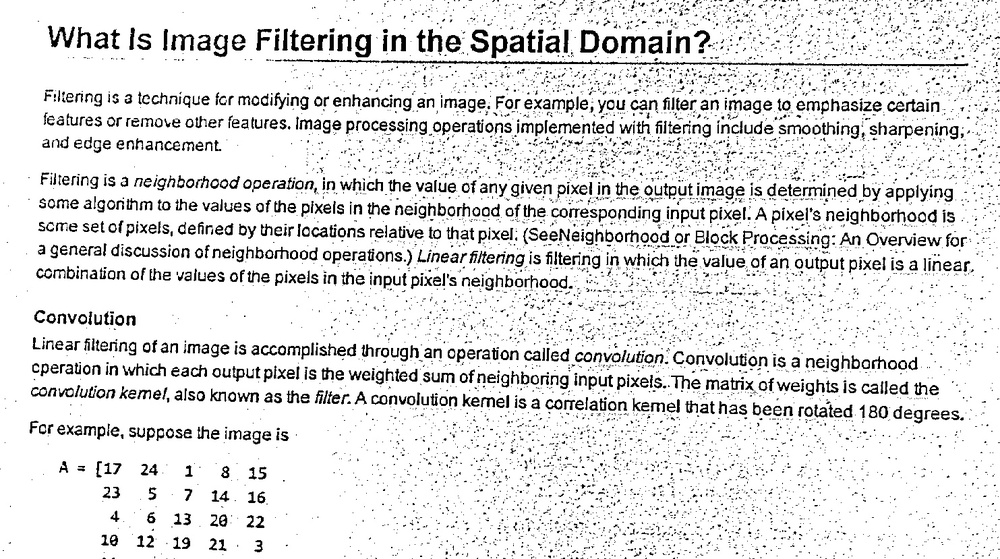
#> input picture Equali Histo/resThresholding.jpg, 1000 x 559 px, shrunk from 1483 x 829 before the run
$ python equa.py
#> lines starting #> are read from the running program, lines starting #| are printed output that depends on the picture
import cv2
import numpy as np
from matplotlib import pyplot as plt
import math

fig,axs=plt.subplots(1,4)
def equali(name):
    img1=cv2.imread(name, cv2.IMREAD_GRAYSCALE)
    axs[0].imshow(cv2.cvtColor(img1,cv2.COLOR_BGR2RGB))
    hist=cv2.calcHist([img1], [0], None, [256], [0, 256])
    axs[1].plot(hist)
    height, width=img1.shape
    s=[]
    L=256
    p_n=0
    for i in range(L):
        p_n=p_n+ (hist[i]/(height*width))
        s.append(math.floor((L-1)*(p_n)))
    return s


def histog(name):
#> called with name = 'resThresholding.jpg'
    img1=cv2.imread(name, cv2.IMREAD_GRAYSCALE)
#> img1 is the input picture: shape (559, 1000); min 0, max 255, mean 226.2
    height, width=img1.shape
#> height = 559; width = 1000
    s=equali(name)
#> in equali, `hist=cv2.calcHist([img1], [0], None, [256], [0, 256])`: hist = 256 values, max 260778 at index 255, min 225 at index 64, mean 2183.6
#> the loop in equali, `for i in range(L):` made 256 passes
#> p_n on passes 1 to 3: [0.0206], [0.0274], [0.032]
#> after the loop in equali, `for i in range(L):`: p_n = [1]; s = 256 values from 5 to 255
#> s = 256 values from 5 to 255
    for i in range(height):
        for j in range(width):
            c=img1[i][j]
            img1[i][j]=s[c]
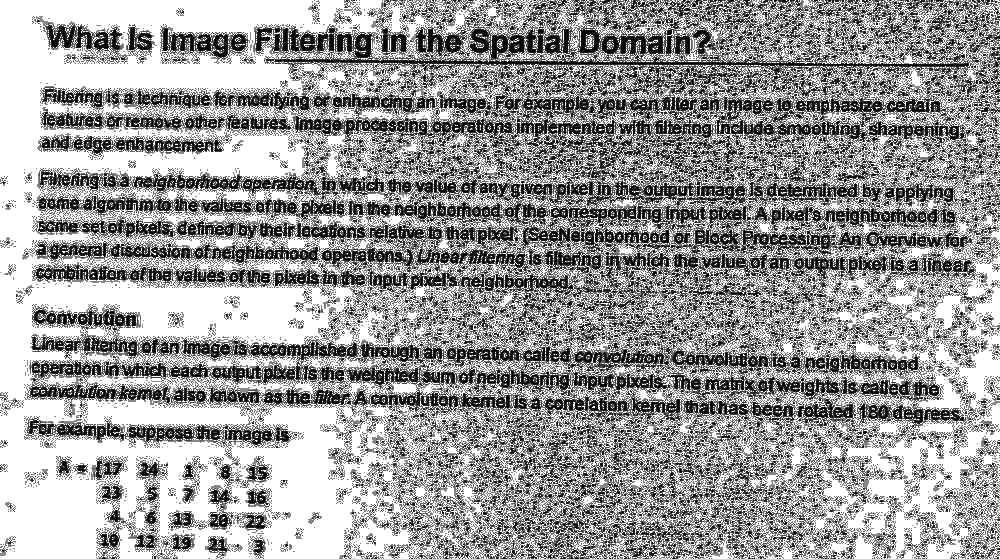
#> img1: shape (559, 1000); min 5, max 255, mean 158.1

    axs[3].imshow(cv2.cvtColor(img1,cv2.COLOR_BGR2RGB))
    hist=cv2.calcHist([img1], [0], None, [256], [0, 256])
#> hist = 256 values, max 260778 at index 255, min 0 at index 0, mean 2183.6
    axs[2].plot(hist)


histog("resThresholding.jpg")
plt.show()
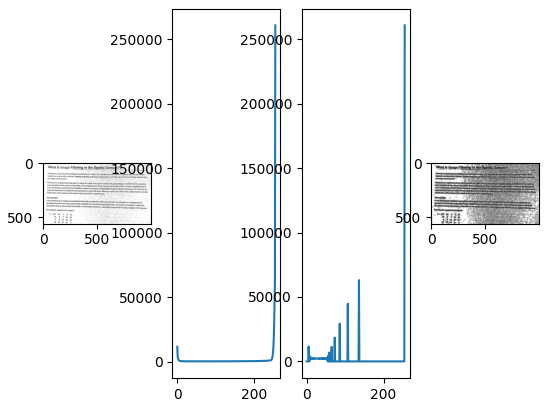
#> figure drawn by matplotlib, 4 panels; panel 2: curve peaks at x = 255, y = 260778; panel 3: curve peaks at x = 255, y = 260778
